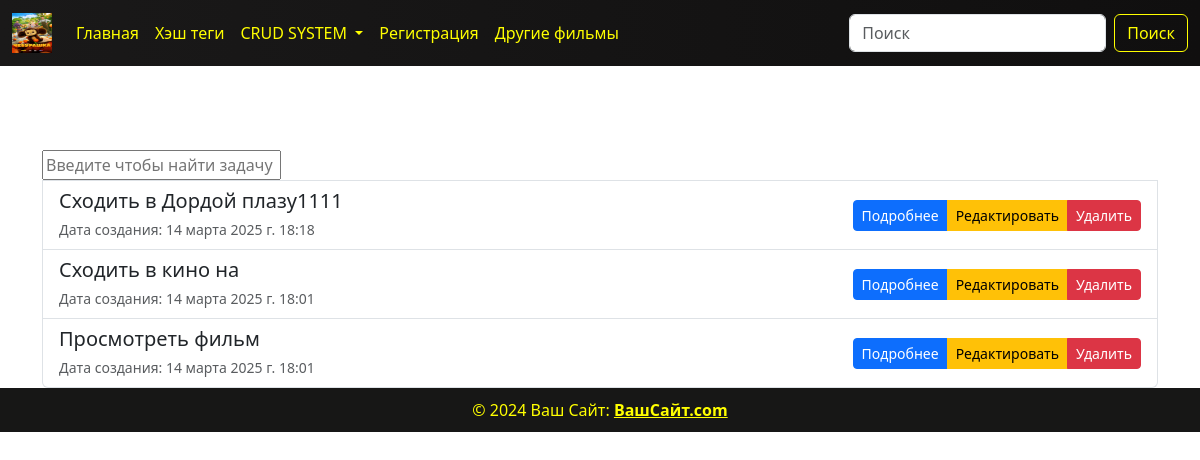
The app's page /task_list/, older data.
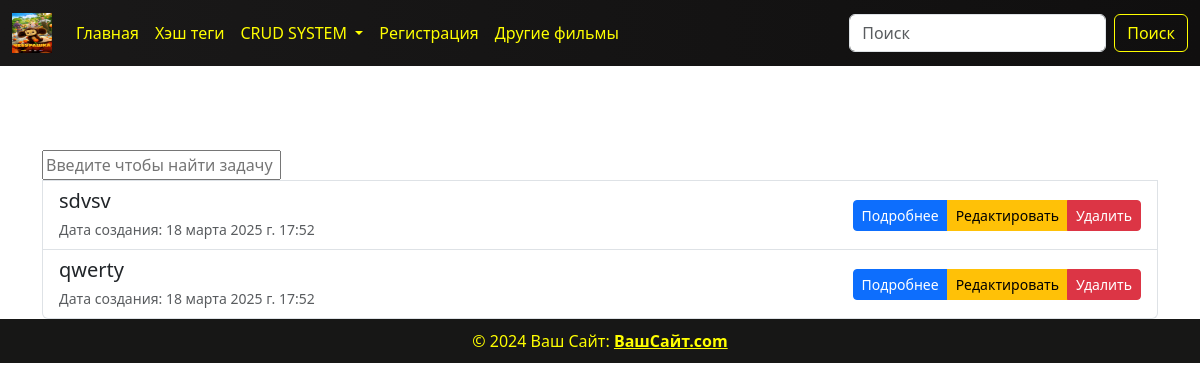
The same page, newer data.
### crud/models.py (models this page shows, shortened)
class TodoList(models.Model):
    STATUS = (
        ('✅', '✅'),
        ('❌', '❌')
    )
    title = models.CharField(max_length=100)
    choice_films = models.ForeignKey(Films, on_delete=models.CASCADE)
    status = models.CharField(max_length=20, choices=STATUS, default='❌')
    created_at = models.DateTimeField(auto_now_add=True)
    updated_at = models.DateTimeField(auto_now=True)

### crud/views.py (the view)
# urls.py: path('task_list/', views.TaskListView.as_view(), name='task_list'),
class TaskListView(generic.ListView):
    template_name = 'crud/tasks_list.html'
    context_object_name = 'task'
    model = models.TodoList
    def get_queryset(self):
        return self.model.objects.all().order_by('-id')

### templates/crud/tasks_list.html (shortened to what this page needs)
{% load static %}
<!DOCTYPE html>
<html lang="en">
<head>
    <link href="https://cdn.jsdelivr.net/npm/bootstrap@5.3.3/dist/css/bootstrap.min.css" rel="stylesheet"
>
    <link rel="stylesheet" href="{% static 'css/show.css' %}">
</head>
<body>
{% include 'components/header.html' %}
<div class="container mt-4">
<div class="text-center-div">
        <h1 class="text-center">Список задач</h1>
    </div>
    <div class="list-group">
        <form action="" method="GET">
            <input type="text" type="search" placeholder="Введите чтобы найти задачу">
        </form>
        {% for i in task %}
            <div class="list-group-item d-flex justify-content-between align-items-center flex-wrap">
                <div>
                    <h5 class="mb-1">{{ i.title }}</h5>
                    <small class="text-muted">Дата создания: {{ i.created_at }}</small>
                </div>
                <div class="btn-group">
                    <a href="/task_list/{{ i.id }}/" class="btn btn-primary btn-sm">Подробнее</a>
                    <a href="/task_list/{{ i.id }}/update/" class="btn btn-warning btn-sm">Редактировать</a>
                    <a href="/task_list/{{ i.id }}/delete/" class="btn btn-danger btn-sm">Удалить</a>
                </div>
            </div>
        {% empty %}
            <p class="text-center">Задач пока нет.</p>
        {% endfor %}
    </div>
</div>
{% include 'components/footer.html' %}
</body>
</html>

Row changes from the older to the newer data that the page shows:
removed TodoList: title "Сходить в Дордой плазу1111", created_at "14 марта 2025 г. 18:18"
removed TodoList: title "Сходить в кино на", created_at "14 марта 2025 г. 18:01"
removed TodoList: title "Просмотреть фильм", created_at "14 марта 2025 г. 18:01"
added TodoList: title "sdvsv", created_at "18 марта 2025 г. 17:52"
added TodoList: title "qwerty", created_at "18 марта 2025 г. 17:52"
